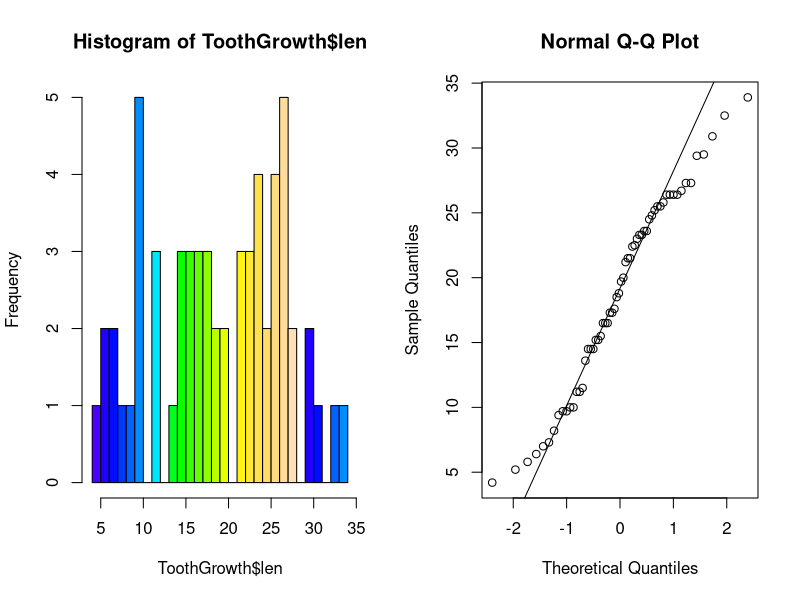
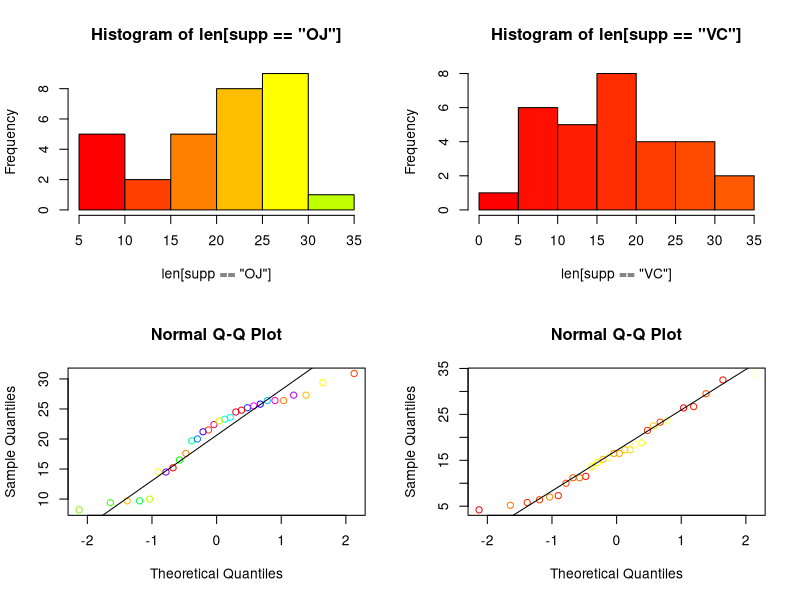
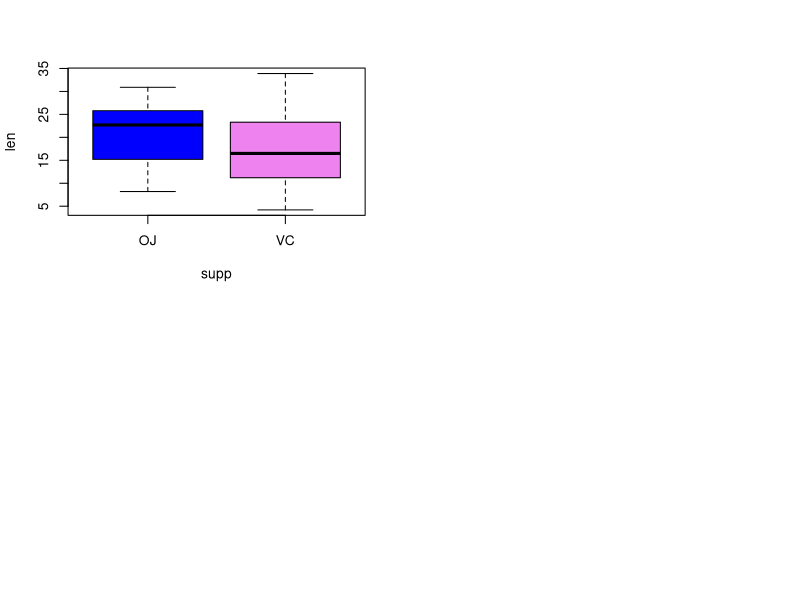
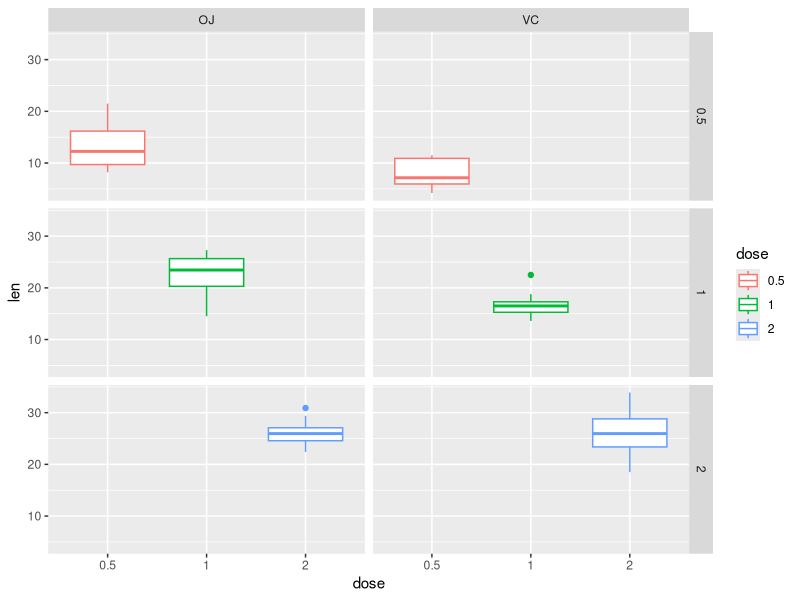

Recreate these plots in R, in order.
## ---- chunk 1
data(ToothGrowth)
str(ToothGrowth)
## ---- chunk 2
par(mfrow=c(1,2))
ToothGrowth$dose=as.factor(ToothGrowth$dose)
hist(ToothGrowth$len,breaks=24,col=topo.colors(24))
qqnorm(ToothGrowth$len)
qqline(ToothGrowth$len)
## ---- chunk 3
par(mfrow=c(2,2))
with(ToothGrowth,hist(len[supp=="OJ"],col=rainbow(24)))
with(ToothGrowth,hist(len[supp=="VC"],col=heat.colors(24)))
with(ToothGrowth,qqnorm(len[supp=="OJ"],col=rainbow(24)))
with(ToothGrowth,qqline(len[supp=="OJ"],main="normal plot on OJ"))
with(ToothGrowth,qqnorm(len[supp=="VC"],col=heat.colors(24)))
with(ToothGrowth,qqline(len[supp=="VC"]))
## ---- chunk 4
library(ggplot2)
test=aggregate(ToothGrowth$len,by=list(ToothGrowth$dose,ToothGrowth$supp),summary)
test
boxplot(len~supp,data=ToothGrowth,col=c("blue","violet"))
qplot(dose,len,facets=dose~supp,colour=dose,data=ToothGrowth,geom="boxplot")
## ---- chunk 5
dosevc=aov(len~dose,data=ToothGrowth[ToothGrowth$supp=="VC",])
summary(dosevc)
TukeyHSD(dosevc)
## ---- chunk 6
doseoj=aov(len~dose,data=ToothGrowth[ToothGrowth$supp=="OJ",])
summary(doseoj)
TukeyHSD(doseoj)
## ---- chunk 7
ToothGrowth1=subset(ToothGrowth, ToothGrowth$dose==0.5)
with(ToothGrowth1,t.test(len[supp=="OJ"],len[supp=="VC"]))
ToothGrowth2=subset(ToothGrowth, ToothGrowth$dose==1)
t.test(ToothGrowth2$len~ToothGrowth2$supp)
ToothGrowth3=subset(ToothGrowth, ToothGrowth$dose==2)
t.test(ToothGrowth3$len~ToothGrowth3$supp)
